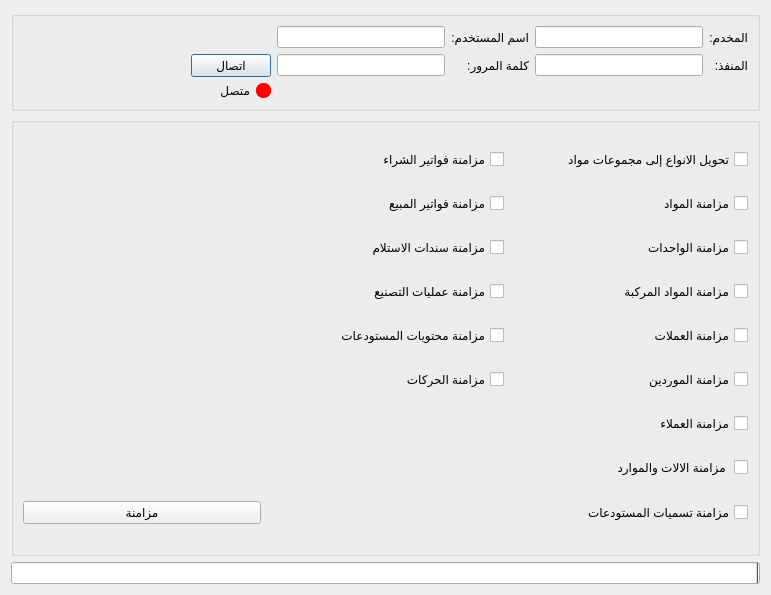
<?xml version="1.0" encoding="UTF-8"?>
<ui version="4.0">
 <class>Synchronizer</class>
 <widget class="QDialog" name="Synchronizer">
  <property name="geometry">
   <rect>
    <x>0</x>
    <y>0</y>
    <width>771</width>
    <height>595</height>
   </rect>
  </property>
  <property name="windowTitle">
   <string>Dialog</string>
  </property>
  <property name="windowIcon">
   <iconset>
    <normaloff>icons/refresh.png</normaloff>icons/refresh.png</iconset>
  </property>
  <property name="layoutDirection">
   <enum>Qt::RightToLeft</enum>
  </property>
  <layout class="QGridLayout" name="gridLayout_3">
   <item row="0" column="0">
    <widget class="QGroupBox" name="groupBox_2">
     <property name="maximumSize">
      <size>
       <width>16777215</width>
       <height>100</height>
      </size>
     </property>
     <property name="title">
      <string/>
     </property>
     <layout class="QGridLayout" name="gridLayout">
      <item row="2" column="5">
       <widget class="QLabel" name="connection_status_label">
        <property name="text">
         <string>متصل</string>
        </property>
       </widget>
      </item>
      <item row="1" column="3">
       <widget class="QLineEdit" name="password_input">
        <property name="text">
         <string/>
        </property>
        <property name="echoMode">
         <enum>QLineEdit::Password</enum>
        </property>
       </widget>
      </item>
      <item row="1" column="6">
       <spacer name="horizontalSpacer">
        <property name="orientation">
         <enum>Qt::Horizontal</enum>
        </property>
        <property name="sizeHint" stdset="0">
         <size>
          <width>40</width>
          <height>20</height>
         </size>
        </property>
       </spacer>
      </item>
      <item row="0" column="1">
       <widget class="QLineEdit" name="server_input">
        <property name="text">
         <string/>
        </property>
       </widget>
      </item>
      <item row="1" column="4" colspan="2">
       <widget class="QPushButton" name="connect_to_factory_btn">
        <property name="maximumSize">
         <size>
          <width>100</width>
          <height>16777215</height>
         </size>
        </property>
        <property name="text">
         <string>اتصال</string>
        </property>
       </widget>
      </item>
      <item row="2" column="4">
       <widget class="QWidget" name="connection_status_indicator" native="true">
        <property name="minimumSize">
         <size>
          <width>15</width>
          <height>15</height>
         </size>
        </property>
        <property name="maximumSize">
         <size>
          <width>15</width>
          <height>15</height>
         </size>
        </property>
        <property name="styleSheet">
         <string notr="true">background-color:red;
border-radius: 7px;</string>
        </property>
       </widget>
      </item>
      <item row="0" column="0">
       <widget class="QLabel" name="label">
        <property name="text">
         <string>المخدم:</string>
        </property>
       </widget>
      </item>
      <item row="0" column="3">
       <widget class="QLineEdit" name="username_input">
        <property name="text">
         <string/>
        </property>
       </widget>
      </item>
      <item row="1" column="0">
       <widget class="QLabel" name="label_2">
        <property name="text">
         <string>المنفذ:</string>
        </property>
       </widget>
      </item>
      <item row="1" column="1">
       <widget class="QLineEdit" name="port_input">
        <property name="text">
         <string/>
        </property>
       </widget>
      </item>
      <item row="1" column="2">
       <widget class="QLabel" name="label_4">
        <property name="text">
         <string>كلمة المرور:</string>
        </property>
       </widget>
      </item>
      <item row="0" column="2">
       <widget class="QLabel" name="label_3">
        <property name="text">
         <string>اسم المستخدم:</string>
        </property>
       </widget>
      </item>
     </layout>
    </widget>
   </item>
   <item row="2" column="0">
    <widget class="QProgressBar" name="progressBar">
     <property name="autoFillBackground">
      <bool>false</bool>
     </property>
     <property name="value">
      <number>0</number>
     </property>
     <property name="format">
      <string>%p%</string>
     </property>
    </widget>
   </item>
   <item row="1" column="0">
    <widget class="QGroupBox" name="groupBox">
     <property name="layoutDirection">
      <enum>Qt::RightToLeft</enum>
     </property>
     <property name="title">
      <string/>
     </property>
     <layout class="QGridLayout" name="gridLayout_2">
      <item row="14" column="2">
       <widget class="QPushButton" name="sync_btn">
        <property name="text">
         <string>مزامنة</string>
        </property>
       </widget>
      </item>
      <item row="9" column="0">
       <widget class="QCheckBox" name="sync_machines_checkbox">
        <property name="layoutDirection">
         <enum>Qt::RightToLeft</enum>
        </property>
        <property name="text">
         <string>مزامنة الالات والموارد </string>
        </property>
       </widget>
      </item>
      <item row="5" column="1">
       <widget class="QCheckBox" name="sync_warehouses_content_checkBox">
        <property name="layoutDirection">
         <enum>Qt::RightToLeft</enum>
        </property>
        <property name="text">
         <string>مزامنة محتويات المستودعات</string>
        </property>
       </widget>
      </item>
      <item row="2" column="1">
       <widget class="QCheckBox" name="sync_sell_invoices_checkBox">
        <property name="text">
         <string>مزامنة فواتير المبيع</string>
        </property>
       </widget>
      </item>
      <item row="6" column="1">
       <widget class="QCheckBox" name="sync_moves_checkbox">
        <property name="layoutDirection">
         <enum>Qt::RightToLeft</enum>
        </property>
        <property name="text">
         <string>مزامنة الحركات</string>
        </property>
       </widget>
      </item>
      <item row="3" column="1">
       <widget class="QCheckBox" name="sync_receipt_docs_checkbox">
        <property name="layoutDirection">
         <enum>Qt::RightToLeft</enum>
        </property>
        <property name="text">
         <string>مزامنة سندات الاستلام</string>
        </property>
       </widget>
      </item>
      <item row="4" column="0">
       <widget class="QCheckBox" name="sync_groupped_materials_checkBox">
        <property name="layoutDirection">
         <enum>Qt::RightToLeft</enum>
        </property>
        <property name="text">
         <string>مزامنة المواد المركبة</string>
        </property>
       </widget>
      </item>
      <item row="4" column="1">
       <widget class="QCheckBox" name="sync_manufacture_checkbox">
        <property name="layoutDirection">
         <enum>Qt::RightToLeft</enum>
        </property>
        <property name="text">
         <string>مزامنة عمليات التصنيع</string>
        </property>
       </widget>
      </item>
      <item row="14" column="0">
       <widget class="QCheckBox" name="sync_warehouseslist_checkBox">
        <property name="layoutDirection">
         <enum>Qt::RightToLeft</enum>
        </property>
        <property name="text">
         <string>مزامنة تسميات المستودعات</string>
        </property>
       </widget>
      </item>
      <item row="3" column="0">
       <widget class="QCheckBox" name="sync_units_checkBox">
        <property name="layoutDirection">
         <enum>Qt::RightToLeft</enum>
        </property>
        <property name="text">
         <string>مزامنة الواحدات</string>
        </property>
       </widget>
      </item>
      <item row="2" column="0">
       <widget class="QCheckBox" name="sync_materials_checkBox">
        <property name="layoutDirection">
         <enum>Qt::RightToLeft</enum>
        </property>
        <property name="text">
         <string>مزامنة المواد</string>
        </property>
       </widget>
      </item>
      <item row="5" column="0">
       <widget class="QCheckBox" name="sync_currencies_checkBox">
        <property name="layoutDirection">
         <enum>Qt::RightToLeft</enum>
        </property>
        <property name="text">
         <string>مزامنة العملات</string>
        </property>
       </widget>
      </item>
      <item row="0" column="0">
       <widget class="QCheckBox" name="sync_materials_groups_checkBox">
        <property name="layoutDirection">
         <enum>Qt::RightToLeft</enum>
        </property>
        <property name="text">
         <string>تحويل الانواع إلى مجموعات مواد</string>
        </property>
       </widget>
      </item>
      <item row="6" column="0">
       <widget class="QCheckBox" name="sync_suppliers_checkBox">
        <property name="layoutDirection">
         <enum>Qt::RightToLeft</enum>
        </property>
        <property name="text">
         <string>مزامنة الموردين</string>
        </property>
       </widget>
      </item>
      <item row="0" column="1">
       <widget class="QCheckBox" name="sync_purchase_invoices_checkBox">
        <property name="layoutDirection">
         <enum>Qt::RightToLeft</enum>
        </property>
        <property name="text">
         <string>مزامنة فواتير الشراء</string>
        </property>
       </widget>
      </item>
      <item row="7" column="0">
       <widget class="QCheckBox" name="sync_clients_checkBox">
        <property name="text">
         <string>مزامنة العملاء</string>
        </property>
       </widget>
      </item>
     </layout>
    </widget>
   </item>
  </layout>
 </widget>
 <resources/>
 <connections/>
</ui>
